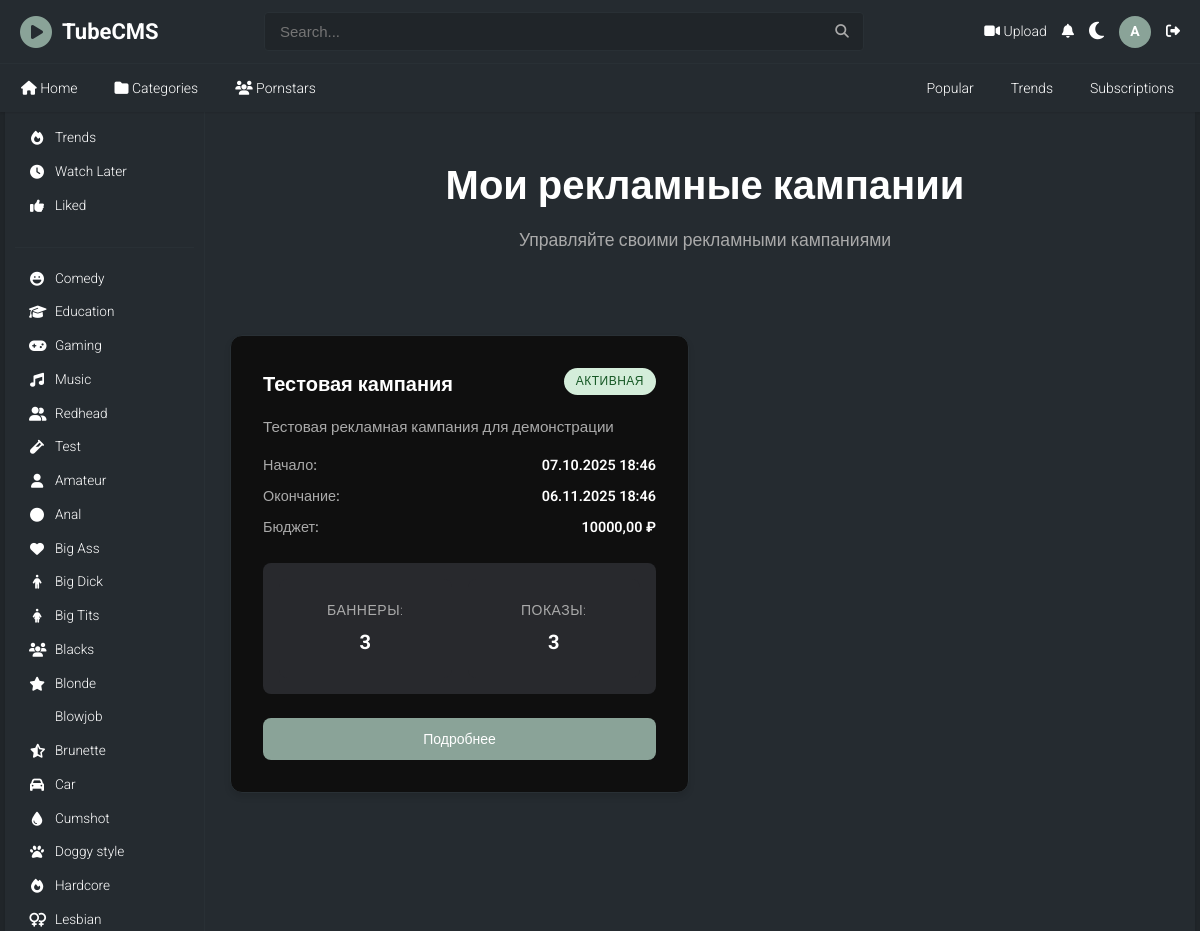
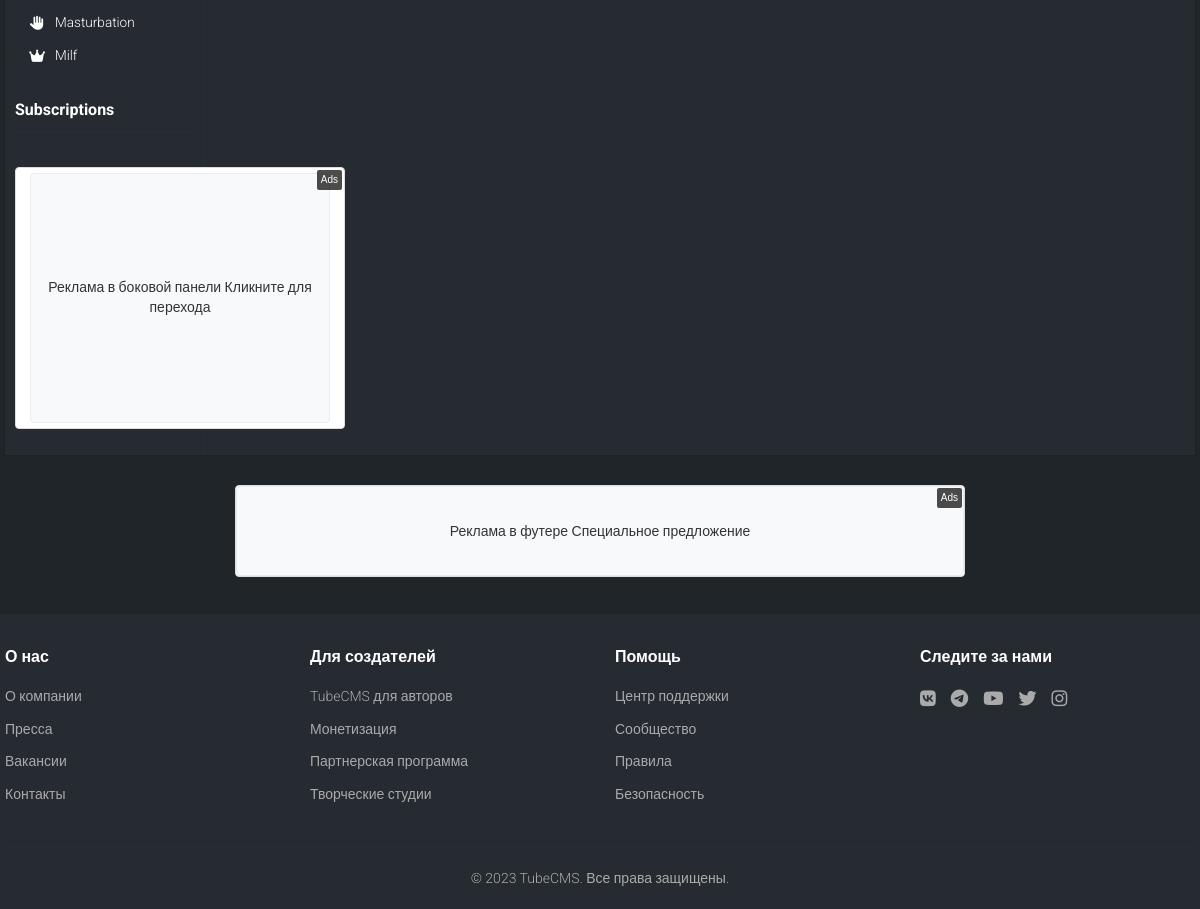
The page /ads/campaigns/ (signed in) on the database its author committed (2 pictures, top to bottom).
### apps/users/models.py (models this page shows, shortened)
class User(AbstractUser):
    email = models.EmailField(unique=True)
    avatar = models.ImageField(upload_to='avatars/', blank=True, null=True)
    bio = models.TextField(max_length=500, blank=True)
    birth_date = models.DateField(blank=True, null=True)
    location = models.CharField(max_length=100, blank=True)
    website = models.URLField(blank=True)
    is_verified = models.BooleanField(default=False)
    subscribers_count = models.PositiveIntegerField(default=0)
    videos_count = models.PositiveIntegerField(default=0)
    total_views = models.PositiveIntegerField(default=0)
    created_at = models.DateTimeField(auto_now_add=True)
    updated_at = models.DateTimeField(auto_now=True)
    USERNAME_FIELD = 'email'
    REQUIRED_FIELDS = ['username']
    class Meta:
        verbose_name = "User"
        verbose_name_plural = "Users"

### apps/core/models.py (models this page shows, shortened)
class TimeStampedModel(models.Model):
    created_at = models.DateTimeField(auto_now_add=True)
    updated_at = models.DateTimeField(auto_now=True)
    class Meta:
        abstract = True

class Category(TimeStampedModel):
    name = models.CharField(max_length=100, unique=True)
    slug = models.SlugField(max_length=100, unique=True)
    description = models.TextField(blank=True)
    icon = models.CharField(max_length=50, blank=True, help_text="Font Awesome icon class")
    is_active = models.BooleanField(default=True)
    order = models.PositiveIntegerField(default=0)
    class Meta:
        verbose_name = "Category"
        verbose_name_plural = "Categories"
        ordering = ['order', 'name']

### apps/ads/models.py (models this page shows, shortened)
class AdBanner(models.Model):
    BANNER_TYPES = [
        ('image', 'Изображение'),
        ('video', 'Видео'),
        ('html', 'HTML'),
        ('text', 'Текст'),
    ]
    name = models.CharField(max_length=200, verbose_name="Название баннера")
    campaign = models.ForeignKey(AdCampaign, on_delete=models.CASCADE, related_name='banners', verbose_name="Кампания")
    placement = models.ForeignKey(AdPlacement, on_delete=models.CASCADE, related_name='banners', verbose_name="Место размещения")
    banner_type = models.CharField(max_length=20, choices=BANNER_TYPES, verbose_name="Тип баннера")
    image = models.ImageField(upload_to='ads/images/', blank=True, null=True, verbose_name="Изображение")
    video = models.FileField(upload_to='ads/videos/', blank=True, null=True, verbose_name="Видео")
    html_content = models.TextField(blank=True, verbose_name="HTML контент")
    text_content = models.TextField(blank=True, verbose_name="Текстовый контент")
    target_url = models.URLField(verbose_name="Целевая ссылка")
    alt_text = models.CharField(max_length=200, blank=True, verbose_name="Альтернативный текст")
    is_active = models.BooleanField(default=True, verbose_name="Активно")
    priority = models.PositiveIntegerField(default=0, verbose_name="Приоритет")
    weight = models.PositiveIntegerField(default=1, verbose_name="Вес (для ротации)")
    impressions_count = models.PositiveIntegerField(default=0, verbose_name="Количество показов")
    clicks_count = models.PositiveIntegerField(default=0, verbose_name="Количество кликов")
    created_at = models.DateTimeField(auto_now_add=True, verbose_name="Создано")
    updated_at = models.DateTimeField(auto_now=True, verbose_name="Обновлено")
    class Meta:
        verbose_name = "Рекламный баннер"
        verbose_name_plural = "Рекламные баннеры"
        ordering = ['-priority', '-created_at']
    def record_impression(self):
        self.impressions_count += 1
        self.save(update_fields=['impressions_count'])

class AdCampaign(models.Model):
    STATUS_CHOICES = [
        ('draft', 'Черновик'),
        ('active', 'Активная'),
        ('paused', 'Приостановлена'),
        ('completed', 'Завершена'),
        ('cancelled', 'Отменена'),
    ]
    name = models.CharField(max_length=200, verbose_name="Название кампании")
    advertiser = models.ForeignKey(User, on_delete=models.CASCADE, related_name='ad_campaigns', verbose_name="Рекламодатель")
    description = models.TextField(blank=True, verbose_name="Описание")
    budget = models.DecimalField(max_digits=10, decimal_places=2, null=True, blank=True, verbose_name="Бюджет")
    start_date = models.DateTimeField(verbose_name="Дата начала")
    end_date = models.DateTimeField(verbose_name="Дата окончания")
    status = models.CharField(max_length=20, choices=STATUS_CHOICES, default='draft', verbose_name="Статус")
    target_impressions = models.PositiveIntegerField(null=True, blank=True, verbose_name="Целевые показы")
    target_clicks = models.PositiveIntegerField(null=True, blank=True, verbose_name="Целевые клики")
    is_active = models.BooleanField(default=True, verbose_name="Активно")
    created_at = models.DateTimeField(auto_now_add=True, verbose_name="Создано")
    updated_at = models.DateTimeField(auto_now=True, verbose_name="Обновлено")
    class Meta:
        verbose_name = "Рекламная кампания"
        verbose_name_plural = "Рекламные кампании"
        ordering = ['-created_at']

### apps/ads/views.py (the view)
# urls.py: path('campaigns/', views.AdCampaignListView.as_view(), name='campaign_list'),
class AdCampaignListView(LoginRequiredMixin, ListView):
    model = AdCampaign
    template_name = 'ads/campaign_list.html'
    context_object_name = 'campaigns'
    paginate_by = 20
    def get_queryset(self):
        return AdCampaign.objects.filter(advertiser=self.request.user).order_by('-created_at')

### templates/ads/campaign_list.html (shortened to what this page needs)
{% extends 'base.html' %}
{% load static %}
{% block content %}
<div class="container">
    <div class="page-header">
        <h1>Мои рекламные кампании</h1>
        <p class="page-description">Управляйте своими рекламными кампаниями</p>
    </div>
    {% if campaigns %}
        <div class="campaigns-grid">
            {% for campaign in campaigns %}
                <div class="campaign-card">
                    <div class="campaign-header">
                        <h3 class="campaign-name">
                            <a href="{% url 'ads:campaign_detail' campaign.id %}">{{ campaign.name }}</a>
                        </h3>
                        <span class="campaign-status status-{{ campaign.status }}">
                            {{ campaign.get_status_display }}
                        </span>
                    </div>
                    <div class="campaign-info">
                        <p class="campaign-description">{{ campaign.description|truncatewords:20 }}</p>
                        <div class="campaign-dates">
                            <span class="date-label">Начало:</span>
                            <span class="date-value">{{ campaign.start_date|date:"d.m.Y H:i" }}</span>
                        </div>
                        <div class="campaign-dates">
                            <span class="date-label">Окончание:</span>
                            <span class="date-value">{{ campaign.end_date|date:"d.m.Y H:i" }}</span>
                        </div>
                        {% if campaign.budget %}
                        <div class="campaign-budget">
                            <span class="budget-label">Бюджет:</span>
                            <span class="budget-value">{{ campaign.budget }} ₽</span>
                        </div>
                        {% endif %}
                    </div>
                    <div class="campaign-stats">
                        <div class="stat-item">
                            <span class="stat-label">Баннеры:</span>
                            <span class="stat-value">{{ campaign.banners.count }}</span>
                        </div>
                        <div class="stat-item">
                            <span class="stat-label">Показы:</span>
                            <span class="stat-value">{{ campaign.banners.all|length }}</span>
                        </div>
                    </div>
                    <div class="campaign-actions">
                        <a href="{% url 'ads:campaign_detail' campaign.id %}" class="btn btn-primary">
                            Подробнее
                        </a>
                    </div>
                </div>
            {% endfor %}
        </div>
    {% endif %}
</div>
{% endblock %}

### templates/base.html (shortened to what this page needs)
{% load static %}
{% load core_tags %}
{% load ads_tags %}
<!DOCTYPE html>
<html lang="ru">
<head>
    <link rel="stylesheet" href="{% static 'css/base.css' %}">
</head>
<body class="{% if theme == 'light' %}light-theme{% else %}dark-theme{% endif %}">
    <header>
        <div class="container">
            <div class="header-top">
                <div class="logo">
                    <a href="{% url 'core:home' %}">
                        <i class="fas fa-play-circle logo-icon"></i>
                        <h1>TubeCMS</h1>
                    </a>
                </div>
                <div class="search-bar">
                    <form method="GET" action="{% url 'core:search' %}" hx-get="{% url 'core:search' %}" hx-target="#search-results" hx-trigger="keyup delay:500ms from:input[name='q']">
                        <input type="text" name="q" placeholder="Search..." value="{{ request.GET.q }}">
                        <i class="fas fa-search search-icon"></i>
                    </form>
                </div>
                <div class="account-controls">
                    {% if user.is_authenticated %}
                        <a href="{% url 'videos:upload' %}" title="Upload video">
                            <i class="fas fa-video"></i> Upload
                        </a>
                        <a href="#" title="Уведомления">
                            <i class="fas fa-bell"></i>
                        </a>
                        <button class="theme-toggle" id="themeToggle" title="Переключить тему">
                            <i class="fas fa-moon"></i>
                        </button>
                        <a href="{% url 'users:profile' user.username %}" class="user-avatar" title="Профиль">
                            {% get_avatar_initial user %}
                        </a>
                        <a href="{% url 'users:logout' %}" title="Выйти">
                            <i class="fas fa-sign-out-alt"></i>
                        </a>
                    {% endif %}
                </div>
            </div>
        </div>
        <nav>
            <div class="container nav-container">
                <div class="left-nav">
                    <a href="{% url 'core:home' %}" class="nav-item {% if request.resolver_match.url_name == 'home' %}active{% endif %}"><i class="fas fa-home"></i> Home</a>
                    <a href="{% url 'core:categories' %}" class="nav-item {% if request.resolver_match.url_name == 'categories' %}active{% endif %}"><i class="fas fa-folder"></i> Categories</a>
                    <a href="{% url 'models:list' %}" class="nav-item {% if request.resolver_match.url_name == 'list' %}active{% endif %}"><i class="fas fa-users"></i> Pornstars</a></li>
                </div>
                <div class="right-nav">
                    <a href="{% url 'core:search' %}?sort=popular" class="nav-item {% if request.resolver_match.url_name == 'search' and request.GET.sort == 'popular' %}active{% endif %}">Popular</a>
                    <a href="{% url 'core:search' %}?sort=trending" class="nav-item {% if request.resolver_match.url_name == 'search' and request.GET.sort == 'trending' %}active{% endif %}">Trends</a>
                    {% if user.is_authenticated %}
                        <a href="{% url 'users:subscriptions' %}" class="nav-item {% if request.resolver_match.url_name == 'subscriptions' %}active{% endif %}">Subscriptions</a>
                    {% endif %}
                </div>
            </div>
        </nav>
    </header>
    <div class="container">
        <div class="main-content">
            {% include 'partials/sidebar.html' %}
            <main class="content">
                {% block content %}{% endblock %}
            </main>
        </div>
    </div>
    <div class="footer-ads">
        <div class="container">
            {% ad_banner 'footer-banner' request %}
        </div>
    </div>
    <footer>
        <div class="container">
            <div class="footer-content">
                <div class="footer-section">
                    <h3>О нас</h3>
                    <ul>
                        <li><a href="#">О компании</a></li>
                        <li><a href="#">Пресса</a></li>
                        <li><a href="#">Вакансии</a></li>
                        <li><a href="#">Контакты</a></li>
                    </ul>
                </div>
                <div class="footer-section">
                    <h3>Для создателей</h3>
                    <ul>
                        <li><a href="#">TubeCMS для авторов</a></li>
                        <li><a href="#">Монетизация</a></li>
                        <li><a href="#">Партнерская программа</a></li>
                        <li><a href="#">Творческие студии</a></li>
                    </ul>
                </div>
                <div class="footer-section">
                    <h3>Помощь</h3>
                    <ul>
                        <li><a href="#">Центр поддержки</a></li>
                        <li><a href="#">Сообщество</a></li>
                        <li><a href="#">Правила</a></li>
                        <li><a href="#">Безопасность</a></li>
                    </ul>
                </div>
                <div class="footer-section">
                    <h3>Следите за нами</h3>
                    <div class="social-links">
                        <a href="#"><i class="fab fa-vk"></i></a>
                        <a href="#"><i class="fab fa-telegram"></i></a>
                        <a href="#"><i class="fab fa-youtube"></i></a>
                        <a href="#"><i class="fab fa-twitter"></i></a>
                        <a href="#"><i class="fab fa-instagram"></i></a>
                    </div>
                </div>
            </div>
            <div class="footer-bottom">
                <p>&copy; 2023 TubeCMS. Все права защищены.</p>
            </div>
        </div>
    </footer>
		<link rel="stylesheet" href="https://cdnjs.cloudflare.com/ajax/libs/font-awesome/6.4.0/css/all.min.css">
</body>
</html>

### templates/partials/sidebar.html (shortened to what this page needs)
{% load ads_tags %}
<aside class="sidebar">
	<div class="sidebar-section">
		<ul>
			<li><a href="{% url 'core:search' %}?sort=trending" class="{% if request.resolver_match.url_name == 'search' and request.GET.sort == 'trending' %}active{% endif %}"><i class="fas fa-fire"></i> Trends</a></li>
			{% if user.is_authenticated %}
			<li><a href="#"><i class="fas fa-clock"></i> Watch Later</a></li>
			<li><a href="#"><i class="fas fa-thumbs-up"></i> Liked</a></li>
			{% endif %}
		</ul>
	</div>
	<div class="separator"></div>
	<div class="sidebar-section">
		<ul>
			{% for category in categories %}
			<li><a href="{% url 'videos:category' category.slug %}" class=""><i class="fas fa-{{ category.icon|default:'tag' }}"></i> {{ category.name }}</a></li>
			{% endfor %}
		</ul>
	</div>
	{% if user.is_authenticated %}
	<div class="sidebar-section">
		<h3>Subscriptions</h3>
	</div>
	{% endif %}
	{% ad_banner 'sidebar-banner' request %}
</aside>

### templates/ads/banner.html (shortened to what this page needs)
{% load static %}
{% if banner %}
<div class="ad-banner" data-banner-id="{{ banner.id }}" data-placement="{{ placement.slug }}">
    {% if banner.banner_type == 'image' and banner.image %}
        <a href="{% url 'ads:click' banner.id %}" target="_blank" rel="nofollow">
            <img src="{{ banner.image.url }}"
                 alt="{{ banner.alt_text|default:banner.name }}"
                 width="{{ placement.width }}"
                 height="{{ placement.height }}"
                 class="ad-image">
        </a>
    {% elif banner.banner_type == 'html' and banner.html_content %}
        <div class="ad-html">
            {{ banner.html_content|safe }}
        </div>
    {% elif banner.banner_type == 'text' and banner.text_content %}
        <a href="{% url 'ads:click' banner.id %}" target="_blank" rel="nofollow" class="ad-text-link">
            <div class="ad-text" style="width: {{ placement.width }}px; height: {{ placement.height }}px;">
                {{ banner.text_content }}
            </div>
        </a>
    {% endif %}
    <div class="ad-label">Ads</div>
</div>
{% endif %}

### rows shown on the page
User: first_name "A"
Category: name "Comedy"
Category: name "Education"
Category: name "Gaming"
Category: name "Music"
Category: name "Redhead"
Category: name "Test"
Category: name "Amateur"
Category: name "Anal"
Category: name "Big Ass"
Category: name "Big Dick"
Category: name "Big Tits"
Category: name "Blacks"
Category: name "Blonde"
Category: name "Blowjob"
Category: name "Brunette"
Category: name "Car"
Category: name "Cumshot"
Category: name "Doggy style"
Category: name "Hardcore"
Category: name "Lesbian"
Category: name "Masturbation"
Category: name "Milf"
AdBanner: text_content "Реклама в боковой панели Кликните для перехода"
AdCampaign: name "Тестовая кампания", status "АКТИВНАЯ", description "Тестовая рекламная кампания для демонстрации", start_date "07.10.2025 18:46", end_date "06.11.2025 18:46", budget "10000,00", banners.count "3", banners.all|length "3"
AdBanner: text_content "Реклама в футере Специальное предложение"
